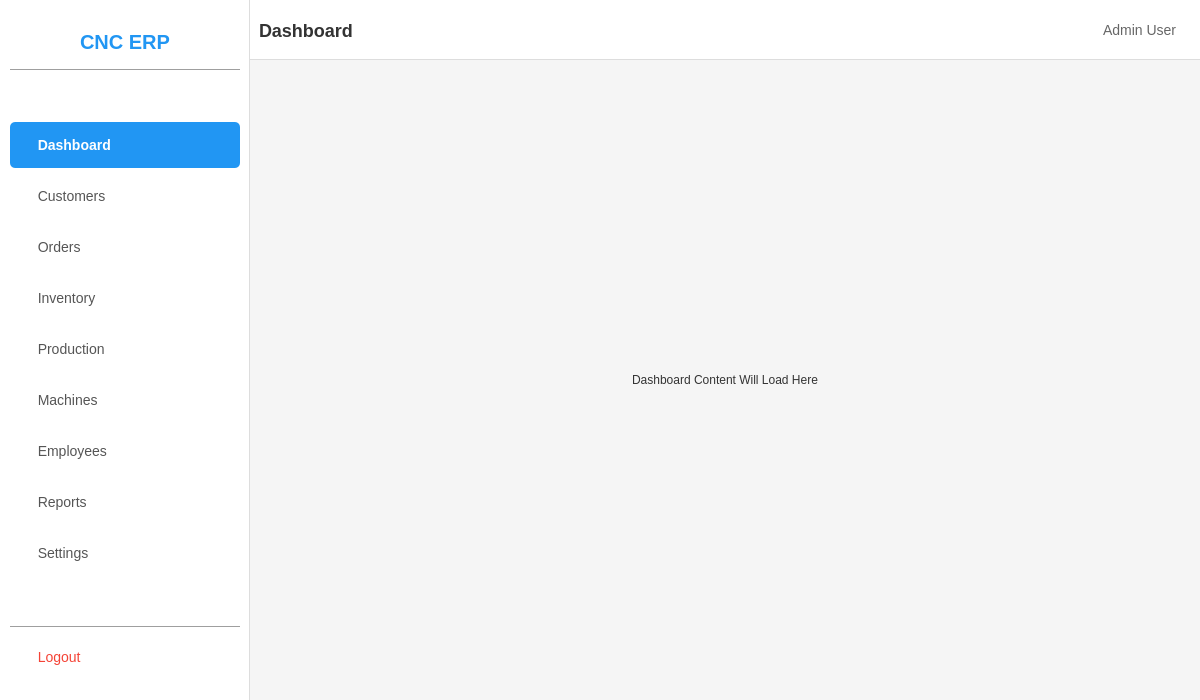
<?xml version="1.0" encoding="UTF-8"?>
<ui version="4.0">
 <class>MainWindow</class>
 <widget class="QMainWindow" name="MainWindow">
  <property name="geometry">
   <rect>
    <x>0</x>
    <y>0</y>
    <width>1200</width>
    <height>700</height>
   </rect>
  </property>
  <property name="minimumSize">
   <size>
    <width>1200</width>
    <height>700</height>
   </size>
  </property>
  <property name="windowTitle">
   <string>CNC ERP System</string>
  </property>
  <property name="styleSheet">
   <string notr="true">QMainWindow {
    background-color: #f5f5f5;
}

QWidget {
    color: #333333;
}

QLabel {
    color: #333333;
}

QStackedWidget {
    background-color: #f5f5f5;
}
QPushButton#btnDashboard, QPushButton#btnCustomers, QPushButton#btnOrders,
QPushButton#btnInventory, QPushButton#btnProduction, QPushButton#btnMachines,
QPushButton#btnEmployees, QPushButton#btnReports, QPushButton#btnSettings {
    text-align: left;
    padding: 15px 20px;
    border: none;
    border-radius: 5px;
    font-size: 14px;
    color: #555;
    background-color: transparent;
}

QPushButton#btnDashboard:hover, QPushButton#btnCustomers:hover, QPushButton#btnOrders:hover,
QPushButton#btnInventory:hover, QPushButton#btnProduction:hover, QPushButton#btnMachines:hover,
QPushButton#btnEmployees:hover, QPushButton#btnReports:hover, QPushButton#btnSettings:hover {
    background-color: #e3f2fd;
    color: #2196F3;
}

QPushButton#btnDashboard:checked, QPushButton#btnCustomers:checked, QPushButton#btnOrders:checked,
QPushButton#btnInventory:checked, QPushButton#btnProduction:checked, QPushButton#btnMachines:checked,
QPushButton#btnEmployees:checked, QPushButton#btnReports:checked, QPushButton#btnSettings:checked {
    background-color: #2196F3;
    color: white;
    font-weight: bold;
}

QPushButton#btnLogout {
    text-align: left;
    padding: 15px 20px;
    border: none;
    border-radius: 5px;
    font-size: 14px;
    color: #f44336;
    background-color: transparent;
}

QPushButton#btnLogout:hover {
    background-color: #ffebee;
}

QWidget#sidebar {
    background-color: white;
    border-right: 1px solid #ddd;
}

QWidget#topBar {
    background-color: white;
    border-bottom: 1px solid #ddd;
}</string>
  </property>
  <widget class="QWidget" name="centralwidget">
   <layout class="QHBoxLayout" name="horizontalLayout">
    <property name="spacing">
     <number>0</number>
    </property>
    <property name="leftMargin">
     <number>0</number>
    </property>
    <property name="topMargin">
     <number>0</number>
    </property>
    <property name="rightMargin">
     <number>0</number>
    </property>
    <property name="bottomMargin">
     <number>0</number>
    </property>
    <item>
     <widget class="QWidget" name="sidebar" native="true">
      <property name="minimumSize">
       <size>
        <width>250</width>
        <height>0</height>
       </size>
      </property>
      <property name="maximumSize">
       <size>
        <width>250</width>
        <height>16777215</height>
       </size>
      </property>
      <layout class="QVBoxLayout" name="verticalLayout">
       <property name="spacing">
        <number>5</number>
       </property>
       <property name="leftMargin">
        <number>10</number>
       </property>
       <property name="topMargin">
        <number>20</number>
       </property>
       <property name="rightMargin">
        <number>10</number>
       </property>
       <property name="bottomMargin">
        <number>20</number>
       </property>
       <item>
        <widget class="QLabel" name="lblAppTitle">
         <property name="text">
          <string>CNC ERP</string>
         </property>
         <property name="styleSheet">
          <string notr="true">font-size: 20px; font-weight: bold; color: #2196F3; padding: 10px;</string>
         </property>
         <property name="alignment">
          <set>Qt::AlignCenter</set>
         </property>
        </widget>
       </item>
       <item>
        <widget class="Line" name="line">
         <property name="orientation">
          <enum>Qt::Horizontal</enum>
         </property>
        </widget>
       </item>
       <item>
        <spacer name="verticalSpacer">
         <property name="orientation">
          <enum>Qt::Vertical</enum>
         </property>
         <property name="sizeHint" stdset="0">
          <size>
           <width>20</width>
           <height>20</height>
          </size>
         </property>
        </spacer>
       </item>
       <item>
        <widget class="QPushButton" name="btnDashboard">
         <property name="cursor">
          <cursorShape>PointingHandCursor</cursorShape>
         </property>
         <property name="text">
          <string>  Dashboard</string>
         </property>
         <property name="checkable">
          <bool>true</bool>
         </property>
         <property name="checked">
          <bool>true</bool>
         </property>
        </widget>
       </item>
       <item>
        <widget class="QPushButton" name="btnCustomers">
         <property name="cursor">
          <cursorShape>PointingHandCursor</cursorShape>
         </property>
         <property name="text">
          <string>  Customers</string>
         </property>
         <property name="checkable">
          <bool>true</bool>
         </property>
        </widget>
       </item>
       <item>
        <widget class="QPushButton" name="btnOrders">
         <property name="cursor">
          <cursorShape>PointingHandCursor</cursorShape>
         </property>
         <property name="text">
          <string>  Orders</string>
         </property>
         <property name="checkable">
          <bool>true</bool>
         </property>
        </widget>
       </item>
       <item>
        <widget class="QPushButton" name="btnInventory">
         <property name="cursor">
          <cursorShape>PointingHandCursor</cursorShape>
         </property>
         <property name="text">
          <string>  Inventory</string>
         </property>
         <property name="checkable">
          <bool>true</bool>
         </property>
        </widget>
       </item>
       <item>
        <widget class="QPushButton" name="btnProduction">
         <property name="cursor">
          <cursorShape>PointingHandCursor</cursorShape>
         </property>
         <property name="text">
          <string>  Production</string>
         </property>
         <property name="checkable">
          <bool>true</bool>
         </property>
        </widget>
       </item>
       <item>
        <widget class="QPushButton" name="btnMachines">
         <property name="cursor">
          <cursorShape>PointingHandCursor</cursorShape>
         </property>
         <property name="text">
          <string>  Machines</string>
         </property>
         <property name="checkable">
          <bool>true</bool>
         </property>
        </widget>
       </item>
       <item>
        <widget class="QPushButton" name="btnEmployees">
         <property name="cursor">
          <cursorShape>PointingHandCursor</cursorShape>
         </property>
         <property name="text">
          <string>  Employees</string>
         </property>
         <property name="checkable">
          <bool>true</bool>
         </property>
        </widget>
       </item>
       <item>
        <widget class="QPushButton" name="btnReports">
         <property name="cursor">
          <cursorShape>PointingHandCursor</cursorShape>
         </property>
         <property name="text">
          <string>  Reports</string>
         </property>
         <property name="checkable">
          <bool>true</bool>
         </property>
        </widget>
       </item>
       <item>
        <widget class="QPushButton" name="btnSettings">
         <property name="cursor">
          <cursorShape>PointingHandCursor</cursorShape>
         </property>
         <property name="text">
          <string>  Settings</string>
         </property>
         <property name="checkable">
          <bool>true</bool>
         </property>
        </widget>
       </item>
       <item>
        <spacer name="verticalSpacer_2">
         <property name="orientation">
          <enum>Qt::Vertical</enum>
         </property>
         <property name="sizeHint" stdset="0">
          <size>
           <width>20</width>
           <height>40</height>
          </size>
         </property>
        </spacer>
       </item>
       <item>
        <widget class="Line" name="line_2">
         <property name="orientation">
          <enum>Qt::Horizontal</enum>
         </property>
        </widget>
       </item>
       <item>
        <widget class="QPushButton" name="btnLogout">
         <property name="cursor">
          <cursorShape>PointingHandCursor</cursorShape>
         </property>
         <property name="text">
          <string>  Logout</string>
         </property>
        </widget>
       </item>
      </layout>
     </widget>
    </item>
    <item>
     <widget class="QWidget" name="mainContent" native="true">
      <layout class="QVBoxLayout" name="verticalLayout_2">
       <property name="spacing">
        <number>0</number>
       </property>
       <property name="leftMargin">
        <number>0</number>
       </property>
       <property name="topMargin">
        <number>0</number>
       </property>
       <property name="rightMargin">
        <number>0</number>
       </property>
       <property name="bottomMargin">
        <number>0</number>
       </property>
       <item>
        <widget class="QWidget" name="topBar" native="true">
         <property name="minimumSize">
          <size>
           <width>0</width>
           <height>60</height>
          </size>
         </property>
         <property name="maximumSize">
          <size>
           <width>16777215</width>
           <height>60</height>
          </size>
         </property>
         <layout class="QHBoxLayout" name="horizontalLayout_2">
          <item>
           <widget class="QLabel" name="lblPageTitle">
            <property name="text">
             <string>Dashboard</string>
            </property>
            <property name="styleSheet">
             <string notr="true">font-size: 18px; font-weight: bold; color: #333;</string>
            </property>
           </widget>
          </item>
          <item>
           <spacer name="horizontalSpacer">
            <property name="orientation">
             <enum>Qt::Horizontal</enum>
            </property>
            <property name="sizeHint" stdset="0">
             <size>
              <width>40</width>
              <height>20</height>
             </size>
            </property>
           </spacer>
          </item>
          <item>
           <widget class="QLabel" name="lblUserInfo">
            <property name="text">
             <string>Admin User</string>
            </property>
            <property name="styleSheet">
             <string notr="true">font-size: 14px; color: #666; padding-right: 10px;</string>
            </property>
           </widget>
          </item>
         </layout>
        </widget>
       </item>
       <item>
        <widget class="QStackedWidget" name="stackedWidget">
         <property name="currentIndex">
          <number>0</number>
         </property>
         <widget class="QWidget" name="page_dashboard">
          <layout class="QVBoxLayout" name="verticalLayout_3">
           <item>
            <widget class="QLabel" name="lblDashboardPlaceholder">
             <property name="text">
              <string>Dashboard Content Will Load Here</string>
             </property>
             <property name="alignment">
              <set>Qt::AlignCenter</set>
             </property>
            </widget>
           </item>
          </layout>
         </widget>
         <widget class="QWidget" name="page_placeholder">
          <layout class="QVBoxLayout" name="verticalLayout_4">
           <item>
            <widget class="QLabel" name="lblPlaceholder">
             <property name="text">
              <string>Module Content Will Load Here</string>
             </property>
             <property name="alignment">
              <set>Qt::AlignCenter</set>
             </property>
            </widget>
           </item>
          </layout>
         </widget>
        </widget>
       </item>
      </layout>
     </widget>
    </item>
   </layout>
  </widget>
 </widget>
 <resources/>
 <connections/>
</ui>
